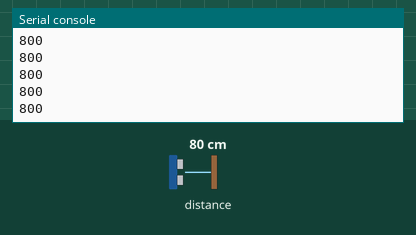
Recording of a program running on a simulated Pycom board running MicroPython. Shown: the last lines printed to the serial console. The test bench sets the inputs (shaded band); at power-on: distance to the obstacle 80 cm. Library files of the repository ran but are not shown: VL53L0X.py.

Above: at 1.2 s.
1.3 s: distance to the obstacle set to 2 cm
At 2.4 s:
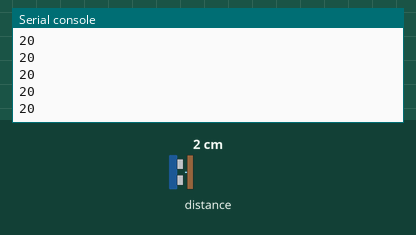
2.8 s: distance to the obstacle set to 4 cm
At 3.6 s:
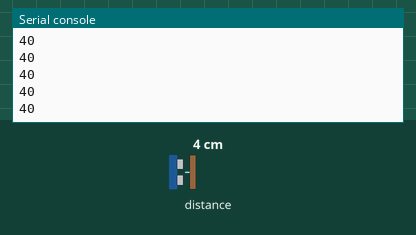
Timing chart, 0 to 5.8 s (numbered marks = the images above; inputs shaded):
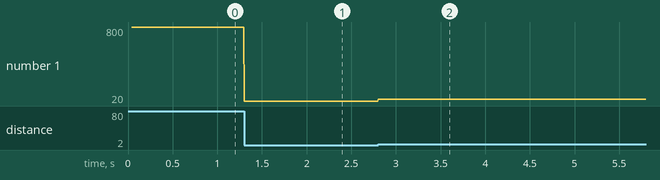

Measured:
- after the input at 1.3 s, the serial console: prints a new line at once (image 1)
- after the input at 2.8 s, the serial console: prints a new line at once (image 2)
- plotted number 1: 800 → 20 after the input at 1.3 s, 20 → 40 after the input at 2.8 s

The program:

VL53L0X_main.py
```python
#taken from https://github.com/uceeatz/VL53L0X/blob/master/main.py

import pycom
import time
from machine import Pin
from machine import I2C
import VL53L0X

#i2c = I2C(0)
#i2c = I2C(0, I2C.MASTER)
#i2c = I2C(0, pins=('P10','P9'))
#i2c = I2C(0, sda=Pin(21), scl=Pin(22),freq=100000)
i2c = I2C(0, sda=Pin(5), scl=Pin(4))
#i2c.init(I2C.MASTER, baudrate=9600)#

# Create a VL53L0X object
i2c.scan()
tof = VL53L0X.VL53L0X(i2c)

tof.set_Vcsel_pulse_period(tof.vcsel_period_type[0], 18)

tof.set_Vcsel_pulse_period(tof.vcsel_period_type[1], 14)


while True:
# Start ranging
    tof.start()
    tof.read()
    print(tof.read())
    tof.stop()


    #q = tof.set_signal_rate_limit(0.1)
    #
    # time.sleep(0.1)
```
